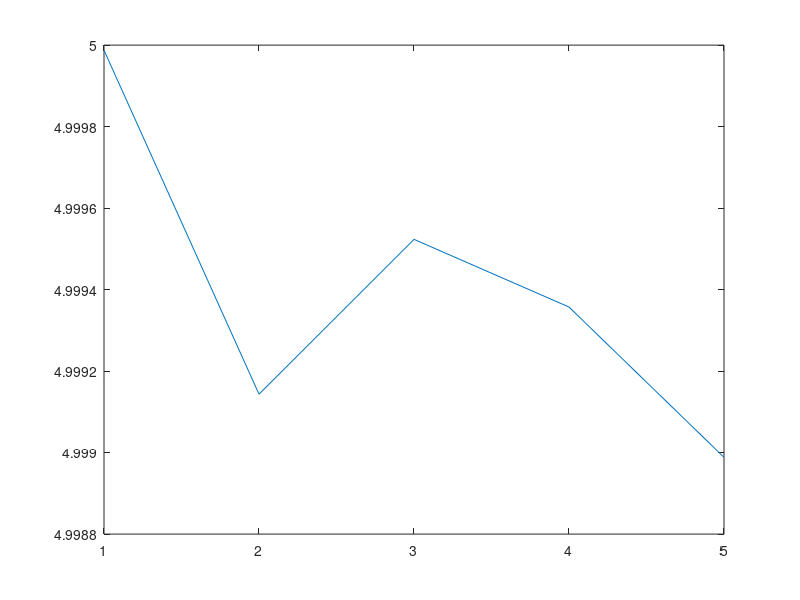
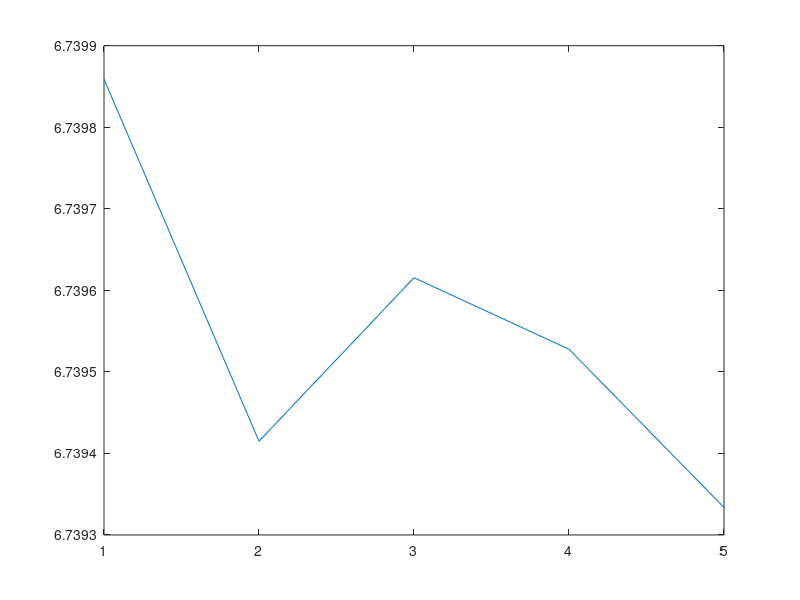
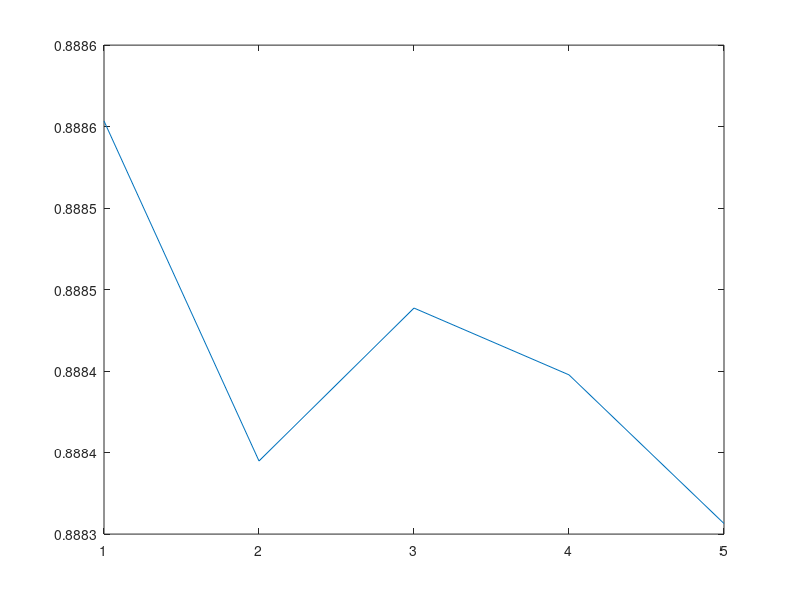
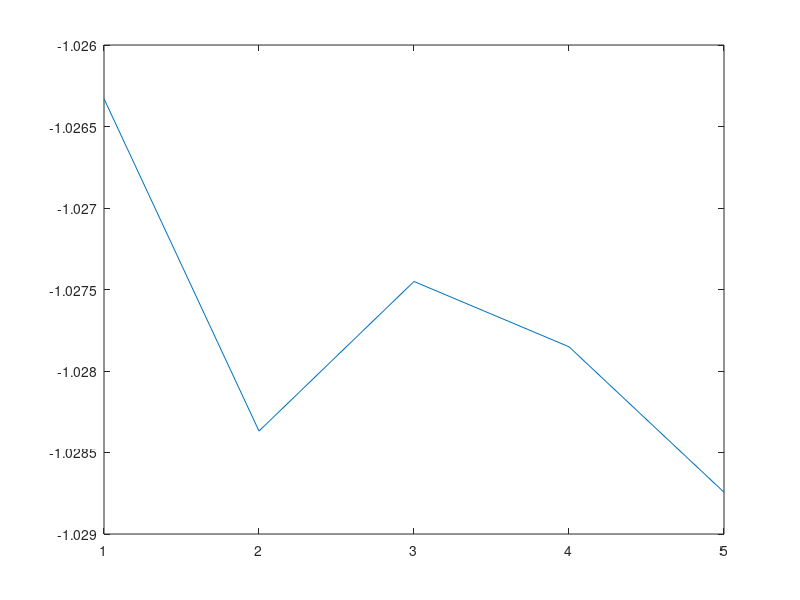

Source code (MATLAB) for these figures, in order:
close all;
clear all;

% Elliptic Lowpass filter designed using the ELLIP function.

% All frequency values are in Hz.
Fs = 32000;  % Sampling Frequency

N     = 4;     % Order
Fpass = 4000;  % Passband Frequency
Apass = 1;     % Passband Ripple (dB)
Astop = 40;    % Stopband Attenuation (dB)

% Calculate the zpk values using the ELLIP function.
[z,p,k] = ellip(N, Apass, Astop, Fpass/(Fs/2));

% To avoid round-off errors, do not use the transfer function.  Instead
% get the zpk representation and convert it to second-order sections.
[sos_var,g] = zp2sos(z, p, k);

res_coeff_lpf = 10;

b1=floor(sos_var(1,1:3)*2^res_coeff_lpf + 0.5);
a1=floor(sos_var(1,4:6)*2^res_coeff_lpf + 0.5);

fid = fopen( 'lpf_1_coeff.dec','w');
 for k = 1:length(b1);
   fprintf( fid, '%6d\n',b1(k));
 end
 for k = 1:length(a1);
   fprintf( fid, '%6d\n',a1(k));
 end
fclose(fid);

b2=floor(sos_var(2,1:3)*2^res_coeff_lpf + 0.5);
a2=floor(sos_var(2,4:6)*2^res_coeff_lpf + 0.5);

fid = fopen( 'lpf_2_coeff.dec','w');
 for k = 1:length(b2);
   fprintf( fid, '%6d\n',b2(k));
 end
 for k = 1:length(a2);
   fprintf( fid, '%6d\n',a2(k));
 end
fclose(fid);

gain_lpf = floor(g*2^res_coeff_lpf + 0.5);

fid = fopen( 'lpf_gain.dec','w');
  fprintf( fid, '%6d\n',gain_lpf);
fclose(fid);

lpf1_mr = freqz(b1, a1, 'whole', Fs);
figure();
plot(abs(lpf1_mr));
%plot(20*log10(abs(lpf1_mr)+eps));

lpf2_mr = freqz(b2, a2, 'whole', Fs);
figure();
plot(abs(lpf2_mr));
%plot(20*log10(abs(lpf2_mr)+eps));

total_lpf_mr = lpf1_mr.*lpf2_mr*gain_lpf/2^res_coeff_lpf;
figure();
plot(abs(total_lpf_mr));
figure();
plot(20*log10(abs(total_lpf_mr)+eps));

% [EOF]
